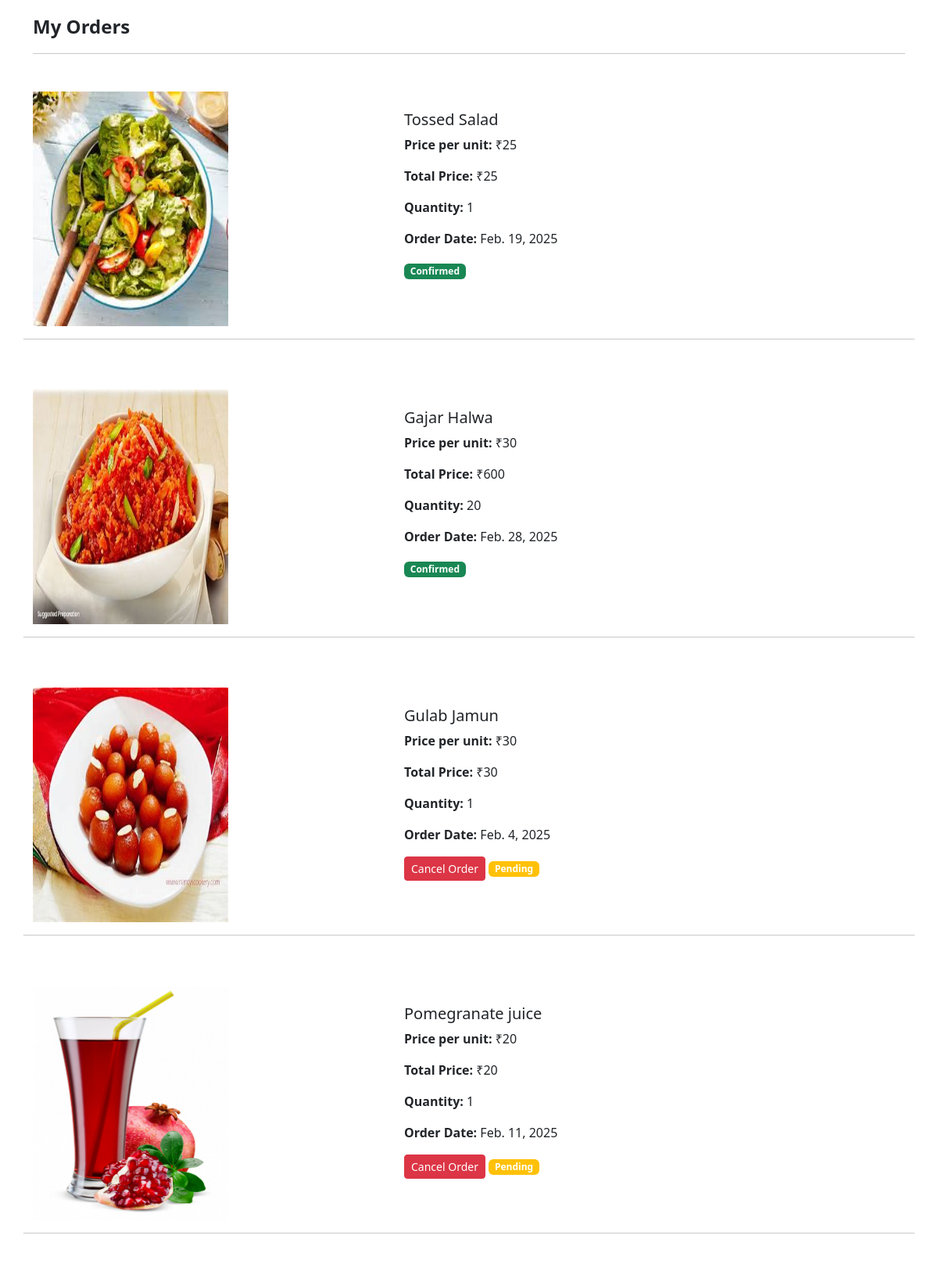
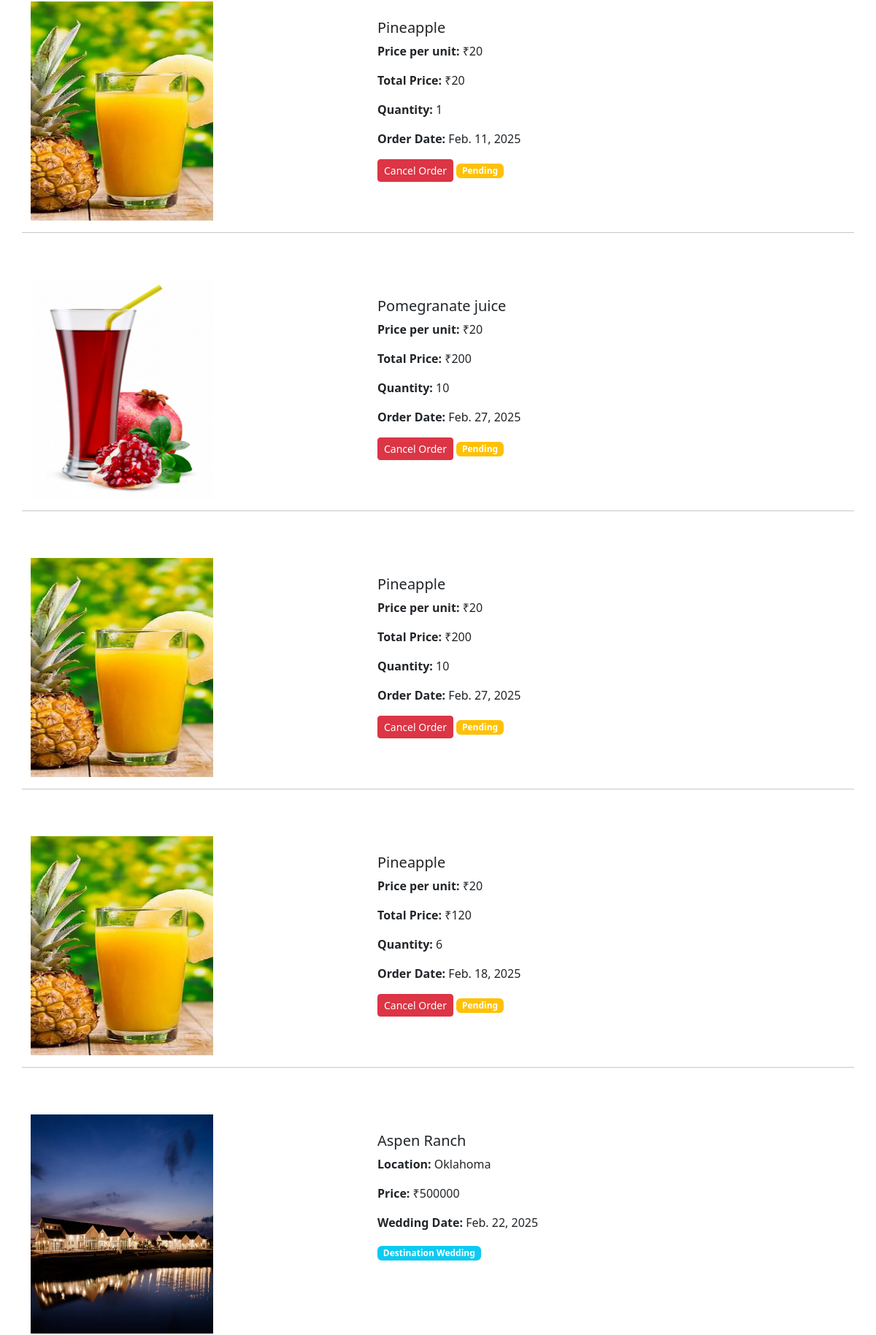
Page /view_bookings/ (signed in, upper part) on the committed database (2 pictures, top to bottom).
### app/models.py (models this page shows, shortened)
class BuyItem(models.Model):
    user=models.ForeignKey(User,on_delete=models.CASCADE)
    item = models.ForeignKey(Item, on_delete=models.CASCADE)
    quantity = models.PositiveIntegerField(default=1)
    price=models.IntegerField()
    date = models.DateField()
    purchase_date = models.DateField(auto_now_add=True)
    address = models.ForeignKey(Address, on_delete=models.CASCADE)
    is_confirmed = models.BooleanField(default=False)
    order=models.ForeignKey(Order,on_delete=models.CASCADE,null=True)

class Item(models.Model):
    category = models.ForeignKey(ItemCategory, on_delete=models.CASCADE)
    name = models.CharField(max_length=100)
    img = models.FileField()

class BuyDesWedding(models.Model):
    user=models.ForeignKey(User,on_delete=models.CASCADE)
    des = models.ForeignKey(DestinationWedding, on_delete=models.CASCADE)
    price=models.IntegerField()
    date = models.DateField()
    purchase_date = models.DateField(auto_now_add=True)
    address = models.ForeignKey(Address, on_delete=models.CASCADE)
    order=models.ForeignKey(Order,on_delete=models.CASCADE,null=True)

class DestinationWedding(models.Model):
    name = models.CharField(max_length=255)
    about = models.TextField()
    img = models.FileField()
    location = models.CharField(max_length=255)
    package_price = models.DecimalField(max_digits=10, decimal_places=2)

### app/views.py (the view)
# urls.py: path('view_bookings/', views.view_bookings, name='view_bookings'),
def view_bookings(req):
    user = get_object_or_404(User, username=req.session.get('user'))
    items = BuyItem.objects.filter(user=user).select_related('item').order_by('-id')
    weddings = BuyDesWedding.objects.filter(user=user).select_related('des').order_by('-id')
    invitations = BuyInv.objects.filter(user=user).select_related('inv').order_by('-id')
    for booking in items:
        booking.total_price = booking.price * booking.quantity
    for booking in invitations:
        booking.total_price = booking.price * booking.qty
    context = {
        'items': items,
        'weddings': weddings,
        'invitations': invitations,
    }
    return render(req, 'user/view_bookings.html', context)

### templates/user/view_bookings.html (shortened to what this page needs)
<!DOCTYPE html>
<html lang="en">
<head>
    <link rel="stylesheet" href="https://cdn.jsdelivr.net/npm/bootstrap@5.3.3/dist/css/bootstrap.min.css">
</head>
<body>
    <div class="container mt-3">
        <b style="font-size: 1.5rem;">My Orders</b>
        <hr class="mt-3 mb-5">
        {% for order in items %}
        <div class="row mt-5">
            <div class="col-lg-5">
                <img src="{{ order.item.img.url }}" class="img-fluid" alt="Item Image" style="width:250px; height: 300px;">
            </div>
            <div class="col-lg-6 mt-4">
                <h5>{{ order.item.name }}</h5>
                <p><b>Price per unit:</b> ₹{{ order.price }}</p>
                <p><b>Total Price:</b> ₹{{ order.total_price }}</p>
                <p><b>Quantity:</b> {{ order.quantity }}</p>
                <p><b>Order Date:</b> {{ order.date }}</p>
                <div>
                    {% if not order.is_confirmed %}
                        <a href="../delete_order/{{ order.id }}" class="btn btn-sm btn-danger">Cancel Order</a>
                    {% endif %}
                    <span class="badge {% if order.is_confirmed %}bg-success{% else %}bg-warning{% endif %}">
                        {% if order.is_confirmed %}Confirmed{% else %}Pending{% endif %}
                    </span>
                </div>
            </div>
            <hr class="mt-3 mb-3">
        </div>
        {% endfor %}
        {% for order in weddings %}
        <div class="row mt-5">
            <div class="col-lg-5">
                <img src="{{ order.des.img.url }}" class="img-fluid" alt="Wedding Package" style="width:250px; height: 300px;">
            </div>
            <div class="col-lg-6 mt-4">
                <h5>{{ order.des.name }}</h5>
                <p><b>Location:</b> {{ order.des.location }}</p>
                <p><b>Price:</b> ₹{{ order.price }}</p>
                <p><b>Wedding Date:</b> {{ order.date }}</p>
                <div>
                    <span class="badge bg-info">Destination Wedding</span>
                </div>
            </div>
        </div>
        {% endfor %}
    </div>
</body>
</html>

### rows in the picture
BuyItem: item.img (picture), item.name "Tossed Salad", price "25", total_price "25", quantity "1", date "Feb. 19, 2025", is_confirmed "Confirmed"
BuyItem: item.img (picture), item.name "Gajar Halwa", price "30", total_price "600", quantity "20", date "Feb. 28, 2025", is_confirmed "Confirmed"
BuyItem: item.img (picture), item.name "Gulab Jamun", price "30", total_price "30", quantity "1", date "Feb. 4, 2025", is_confirmed "Pending"
BuyItem: item.img (picture), item.name "Pomegranate juice", price "20", total_price "20", quantity "1", date "Feb. 11, 2025", is_confirmed "Pending"
BuyItem: item.img (picture), item.name "Pineapple", price "20", total_price "20", quantity "1", date "Feb. 11, 2025", is_confirmed "Pending"
BuyItem: item.img (picture), item.name "Pomegranate juice", price "20", total_price "200", quantity "10", date "Feb. 27, 2025", is_confirmed "Pending"
BuyItem: item.img (picture), item.name "Pineapple", price "20", total_price "200", quantity "10", date "Feb. 27, 2025", is_confirmed "Pending"
BuyItem: item.img (picture), item.name "Pineapple", price "20", total_price "120", quantity "6", date "Feb. 18, 2025", is_confirmed "Pending"
BuyDesWedding: des.img (picture), des.name "Aspen Ranch", des.location "Oklahoma", price "500000", date "Feb. 22, 2025"
